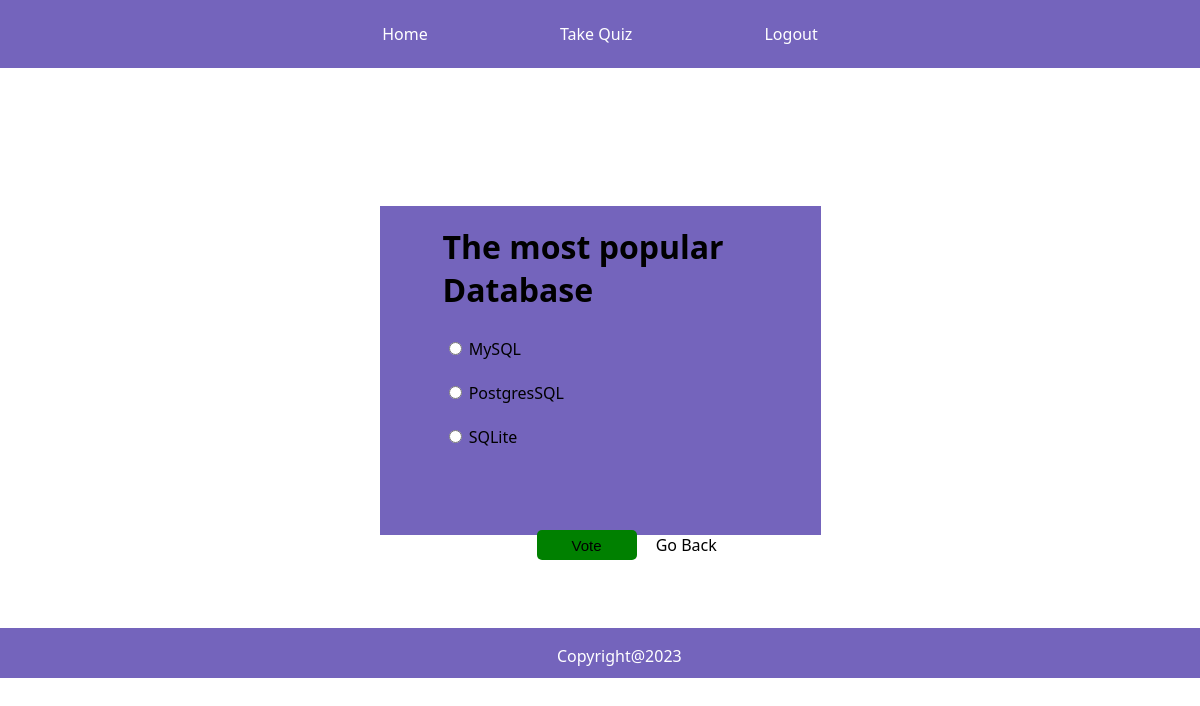
Page /5/ (signed in) on the committed database.
### app1/models.py (models this page shows, shortened)
class Question(models.Model):
    question_text = models.CharField(max_length=200)
    pub_date = models.DateTimeField("date published")

class Choice(models.Model):
    question = models.ForeignKey(Question, on_delete=models.CASCADE)
    choice_text = models.CharField(max_length=200)
    votes = models.IntegerField(default=0)

### app1/views.py (the view)
# urls.py: path("<int:question_id>/", views.detail, name="detail"),
@login_required
def detail(request, question_id):
    try:
        question = Question.objects.get(pk=question_id)
    except Question.DoesNotExist:
        raise Http404("Question does not exist")
    return render(request, "app1/detail.html", {"question": question})

### templates/app1/detail.html (shortened to what this page needs)
{% extends 'app1/home.html' %}
{% block content %}
<head>
    {% load static %}
    <link href="{% static 'css/detail.css' %}" rel="stylesheet">
</head>
<body>
    <div class="container" id="detail">
        <div class="poll-form-container">
            <form action="{% url 'vote' question.id %}" method="post" id="votecontent">
                <fieldset>
                    <legend><h1 class="heading_detail">{{ question.question_text }}</h1></legend>
                    {% for choice in question.choice_set.all %}
                    <div class="input">
                        <input type="radio" name="choice" id="choice{{ forloop.counter }}" value="{{ choice.id }}">
                        <label for="choice{{ forloop.counter }}">{{ choice.choice_text }}</label><br><br>
                    </div>
                    {% endfor %}
                </fieldset>
                <button class="bttn" type="button" id="vote_bttn">Vote</button>
                <a href="{% url 'index' %}" style="text-decoration: none; color:black; margin-left: 15px;">Go Back</a>
            </form>
        </div>
    </div>
</body>
{% endblock %}

### static/css/home.css (style rules this page uses)
body { margin: 0 !important; font-family: 'Segoe UI', Tahoma, Geneva, Verdana, sans-serif !important;; }

### static/css/detail.css (style rules this page uses)
h1 { margin-left: 47px !important; color: black; margin-top:19px; }
.container { width:441px !important; height:329px !important; background-color: #7464bc !important; margin:138px auto !important; }
fieldset { border: none; }
.input { margin-left: 50px; }
.bttn { margin-left: 157px; width: 100px; height: 30px; border-radius: 5px; border: none; font-size: 15px; margin-top:50px; background-color:green !important; }

### rows in the picture
Question: question_text "The most popular Database"
Choice: choice_text "MySQL"
Choice: choice_text "PostgresSQL"
Choice: choice_text "SQLite"
